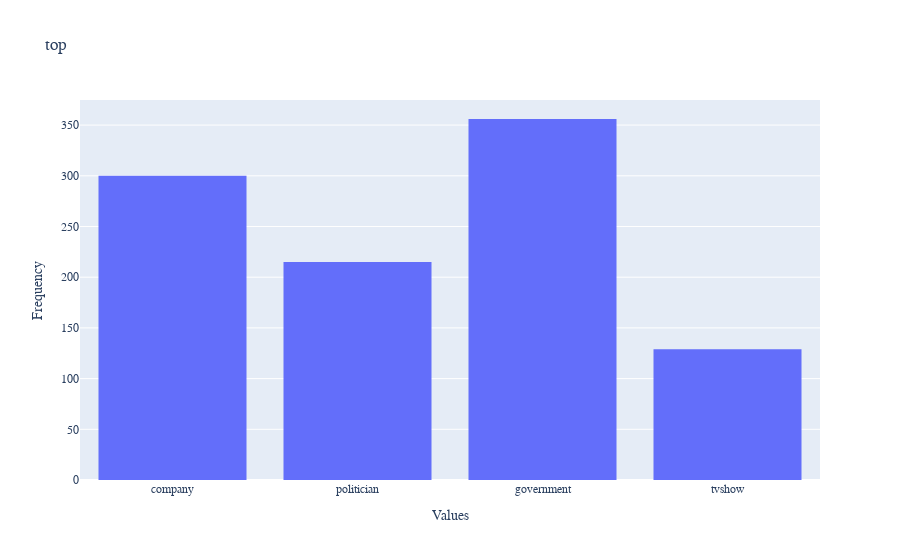

Source (notebook cell):
### Code cell
utils.plot(top_1000_nodes,'page_type',"top ")

### Figure 1 — Plotly figure (JSON) as saved in the notebook; plotly's stock layout.template omitted (floating-point values rounded to 4 significant figures; data arrays with more than 128 entries replaced by an {"elided": "..."} marker saying what was removed)
{"data": [{"nbinsx": 500, "type": "histogram", "x": {"elided": "1000 str values"}}], "layout": {"font": {"family": "Arial", "size": 12}, "title": {"text": "top "}, "xaxis": {"title": {"text": "Values"}}, "yaxis": {"title": {"text": "Frequency"}}}}
